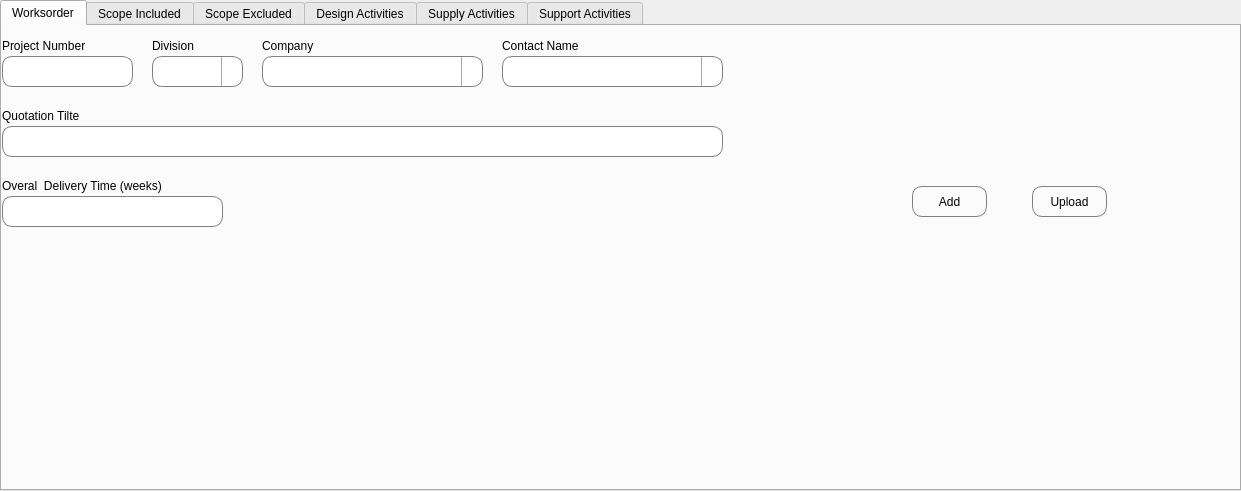
     <widget class="QTabWidget" name="tabWorksOrders">
      <property name="geometry">
       <rect>
        <x>10</x>
        <y>80</y>
        <width>1241</width>
        <height>491</height>
       </rect>
      </property>
      <property name="currentIndex">
       <number>0</number>
      </property>
      <widget class="QWidget" name="register_quote_2">
       <attribute name="title">
        <string>Worksorder</string>
       </attribute>
       <widget class="QLabel" name="lbFirstName_7">
        <property name="geometry">
         <rect>
          <x>0</x>
          <y>80</y>
          <width>141</width>
          <height>20</height>
         </rect>
        </property>
        <property name="font">
         <font>
          <pointsize>9</pointsize>
         </font>
        </property>
        <property name="text">
         <string>Quotation Tilte</string>
        </property>
       </widget>
       <widget class="QLabel" name="lbFirstName_8">
        <property name="geometry">
         <rect>
          <x>0</x>
          <y>10</y>
          <width>141</width>
          <height>20</height>
         </rect>
        </property>
        <property name="font">
         <font>
          <pointsize>9</pointsize>
         </font>
        </property>
        <property name="text">
         <string>Project Number</string>
        </property>
       </widget>
       <widget class="QLabel" name="lbCompany_14">
        <property name="geometry">
         <rect>
          <x>500</x>
          <y>10</y>
          <width>121</width>
          <height>20</height>
         </rect>
        </property>
        <property name="font">
         <font>
          <pointsize>9</pointsize>
         </font>
        </property>
        <property name="text">
         <string>Contact Name</string>
        </property>
       </widget>
       <widget class="QComboBox" name="cbDivision_2">
        <property name="geometry">
         <rect>
          <x>150</x>
          <y>30</y>
          <width>91</width>
          <height>31</height>
         </rect>
        </property>
        <property name="styleSheet">
         <string notr="true">QComboBox{
    border-top-left-radius: 10px;
    border-bottom-left-radius: 10px;
	border-top-right-radius: 10px;
    border-bottom-right-radius: 10px;
    background: white;
    border: 1px solid gray;
    box-shadow: transparent;
	padding: 1px 18px 1px 3px;
   
}

QComboBox::drop-down {
     subcontrol-origin: padding;
     subcontrol-position: top right;
     width: 20px;

     border-left-width: 1px;
     border-left-color: darkgray;
     border-left-style: solid; /* just a single line */
     border-top-right-radius: 10px; /* same radius as the QComboBox */
     border-bottom-right-radius: 10px;
 }

QComboBox::down-arrow {
     image:url(:/icons/icons/arrow-down.svg)
 }

 QComboBox::down-arrow:on { /* shift the arrow when popup is open */
     top: 1px;
     left: 1px;
 }

</string>
        </property>
       </widget>
       <widget class="QComboBox" name="cbCompany_4">
        <property name="geometry">
         <rect>
          <x>260</x>
          <y>30</y>
          <width>221</width>
          <height>31</height>
         </rect>
        </property>
        <property name="styleSheet">
         <string notr="true">QComboBox{
    border-top-left-radius: 10px;
    border-bottom-left-radius: 10px;
	border-top-right-radius: 10px;
    border-bottom-right-radius: 10px;
    background: white;
    border: 1px solid gray;
    box-shadow: transparent;
	padding: 1px 18px 1px 3px;
   
}

QComboBox::drop-down {
     subcontrol-origin: padding;
     subcontrol-position: top right;
     width: 20px;

     border-left-width: 1px;
     border-left-color: darkgray;
     border-left-style: solid; /* just a single line */
     border-top-right-radius: 10px; /* same radius as the QComboBox */
     border-bottom-right-radius: 10px;
 }

QComboBox::down-arrow {
     image:url(:/icons/icons/arrow-down.svg)
 }

 QComboBox::down-arrow:on { /* shift the arrow when popup is open */
     top: 1px;
     left: 1px;
 }

</string>
        </property>
       </widget>
       <widget class="QPushButton" name="btnNewQuote_3">
        <property name="geometry">
         <rect>
          <x>1030</x>
          <y>160</y>
          <width>75</width>
          <height>31</height>
         </rect>
        </property>
        <property name="styleSheet">
         <string notr="true">   QPushButton {
         border: 1px solid gray;
         border-radius: 10px;
		 background-color: qlineargradient(x1: 0, y1: 0, x2: 0, y2: 1,
                                           stop: 0 #f6f7fa, stop: 1 rgb(255, 170, 0));
	
	
     }

 QPushButton:pressed {
         background-color: qlineargradient(x1: 0, y1: 0, x2: 0, y2: 1,
                                           stop: 0 #dadbde, stop: 1 #f6f7fa);
     }</string>
        </property>
        <property name="text">
         <string>Upload</string>
        </property>
       </widget>
       <widget class="QLineEdit" name="leQuoteDescription_2">
        <property name="geometry">
         <rect>
          <x>0</x>
          <y>100</y>
          <width>721</width>
          <height>31</height>
         </rect>
        </property>
        <property name="font">
         <font>
          <pointsize>10</pointsize>
         </font>
        </property>
        <property name="styleSheet">
         <string notr="true">QLineEdit {
 border: 1px solid gray;
 border-radius: 10px;
}</string>
        </property>
       </widget>
       <widget class="QLabel" name="lbCompany_15">
        <property name="geometry">
         <rect>
          <x>260</x>
          <y>10</y>
          <width>121</width>
          <height>20</height>
         </rect>
        </property>
        <property name="font">
         <font>
          <pointsize>9</pointsize>
         </font>
        </property>
        <property name="text">
         <string>Company</string>
        </property>
       </widget>
       <widget class="QLabel" name="lbFirstName_9">
        <property name="geometry">
         <rect>
          <x>0</x>
          <y>150</y>
          <width>221</width>
          <height>20</height>
         </rect>
        </property>
        <property name="font">
         <font>
          <pointsize>9</pointsize>
         </font>
        </property>
        <property name="text">
         <string>Overal  Delivery Time (weeks)</string>
        </property>
       </widget>
       <widget class="QLineEdit" name="leDelivery_2">
        <property name="geometry">
         <rect>
          <x>0</x>
          <y>170</y>
          <width>221</width>
          <height>31</height>
         </rect>
        </property>
        <property name="font">
         <font>
          <pointsize>10</pointsize>
         </font>
        </property>
        <property name="styleSheet">
         <string notr="true">QLineEdit {
 border: 1px solid gray;
 border-radius: 10px;
}</string>
        </property>
       </widget>
       <widget class="QLineEdit" name="leProjectnumber">
        <property name="geometry">
         <rect>
          <x>0</x>
          <y>30</y>
          <width>131</width>
          <height>31</height>
         </rect>
        </property>
        <property name="font">
         <font>
          <pointsize>10</pointsize>
         </font>
        </property>
        <property name="styleSheet">
         <string notr="true">QLineEdit {
 border: 1px solid gray;
 border-radius: 10px;
}</string>
        </property>
       </widget>
       <widget class="QLabel" name="lbCompany_16">
        <property name="geometry">
         <rect>
          <x>150</x>
          <y>10</y>
          <width>91</width>
          <height>20</height>
         </rect>
        </property>
        <property name="font">
         <font>
          <pointsize>9</pointsize>
         </font>
        </property>
        <property name="text">
         <string>Division</string>
        </property>
       </widget>
       <widget class="QComboBox" name="cbContactName_2">
        <property name="geometry">
         <rect>
          <x>500</x>
          <y>30</y>
          <width>221</width>
          <height>31</height>
         </rect>
        </property>
        <property name="styleSheet">
         <string notr="true">QComboBox{
    border-top-left-radius: 10px;
    border-bottom-left-radius: 10px;
	border-top-right-radius: 10px;
    border-bottom-right-radius: 10px;
    background: white;
    border: 1px solid gray;
    box-shadow: transparent;
	padding: 1px 18px 1px 3px;
   
}

QComboBox::drop-down {
     subcontrol-origin: padding;
     subcontrol-position: top right;
     width: 20px;

     border-left-width: 1px;
     border-left-color: darkgray;
     border-left-style: solid; /* just a single line */
     border-top-right-radius: 10px; /* same radius as the QComboBox */
     border-bottom-right-radius: 10px;
 }

QComboBox::down-arrow {
     image:url(:/icons/icons/arrow-down.svg)
 }

 QComboBox::down-arrow:on { /* shift the arrow when popup is open */
     top: 1px;
     left: 1px;
 }

</string>
        </property>
       </widget>
       <widget class="QPushButton" name="btnNewQuote_4">
        <property name="geometry">
         <rect>
          <x>910</x>
          <y>160</y>
          <width>75</width>
          <height>31</height>
         </rect>
        </property>
        <property name="styleSheet">
         <string notr="true">   QPushButton {
         border: 1px solid gray;
         border-radius: 10px;
		 background-color: qlineargradient(x1: 0, y1: 0, x2: 0, y2: 1,
                                           stop: 0 #f6f7fa, stop: 1 rgb(43, 200, 7));
	
	
     }

 QPushButton:pressed {
         background-color: qlineargradient(x1: 0, y1: 0, x2: 0, y2: 1,
                                           stop: 0 #dadbde, stop: 1 #f6f7fa);
     }</string>
        </property>
        <property name="text">
         <string>Add</string>
        </property>
       </widget>
      </widget>
      <widget class="QWidget" name="scope_included_2">
       <attribute name="title">
        <string>Scope Included</string>
       </attribute>
      </widget>
      <widget class="QWidget" name="scope_excluded_2">
       <attribute name="title">
        <string>Scope Excluded</string>
       </attribute>
      </widget>
      <widget class="QWidget" name="design_estimate_2">
       <attribute name="title">
        <string>Design Activities</string>
       </attribute>
      </widget>
      <widget class="QWidget" name="supply_estimate_2">
       <attribute name="title">
        <string>Supply Activities</string>
       </attribute>
      </widget>
      <widget class="QWidget" name="service_estimate_2">
       <attribute name="title">
        <string>Support Activities</string>
       </attribute>
      </widget>
     </widget>
